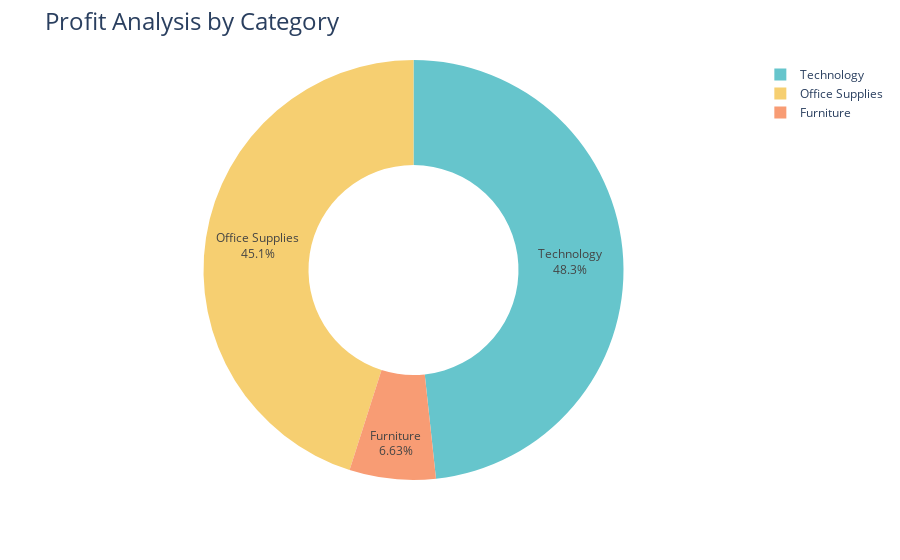

Notebook source saved alongside this figure:
### Code cell
fig = px.pie(profit_by_category,
             values='Profit',
             names='Category',
             hole=0.5,
             color_discrete_sequence=px.colors.qualitative.Pastel)
fig.update_traces(textposition='inside', textinfo='percent+label')
fig.update_layout(title_text='Profit Analysis by Category', title_font = dict(size = 24))

fig.show()

### Figure 1 — Plotly figure (JSON) as saved in the notebook; plotly's stock layout.template omitted (floating-point values rounded to 4 significant figures)
{"data": [{"domain": {"x": [0, 1], "y": [0, 1]}, "hole": 0.5, "hovertemplate": "Category=%{label}<br>Profit=%{value}<extra></extra>", "labels": ["Furniture", "Office Supplies", "Technology"], "legendgroup": "", "name": "", "showlegend": true, "textinfo": "percent+label", "textposition": "inside", "type": "pie", "values": [7928.0, 53890.0, 57730.0]}], "layout": {"legend": {"tracegroupgap": 0}, "margin": {"t": 60}, "piecolorway": ["rgb(102, 197, 204)", "rgb(246, 207, 113)", "rgb(248, 156, 116)", "rgb(220, 176, 242)", "rgb(135, 197, 95)", "rgb(158, 185, 243)", "rgb(254, 136, 177)", "rgb(201, 219, 116)", "rgb(139, 224, 164)", "rgb(180, 151, 231)", "rgb(179, 179, 179)"], "title": {"font": {"size": 24}, "text": "Profit Analysis by Category"}}}
